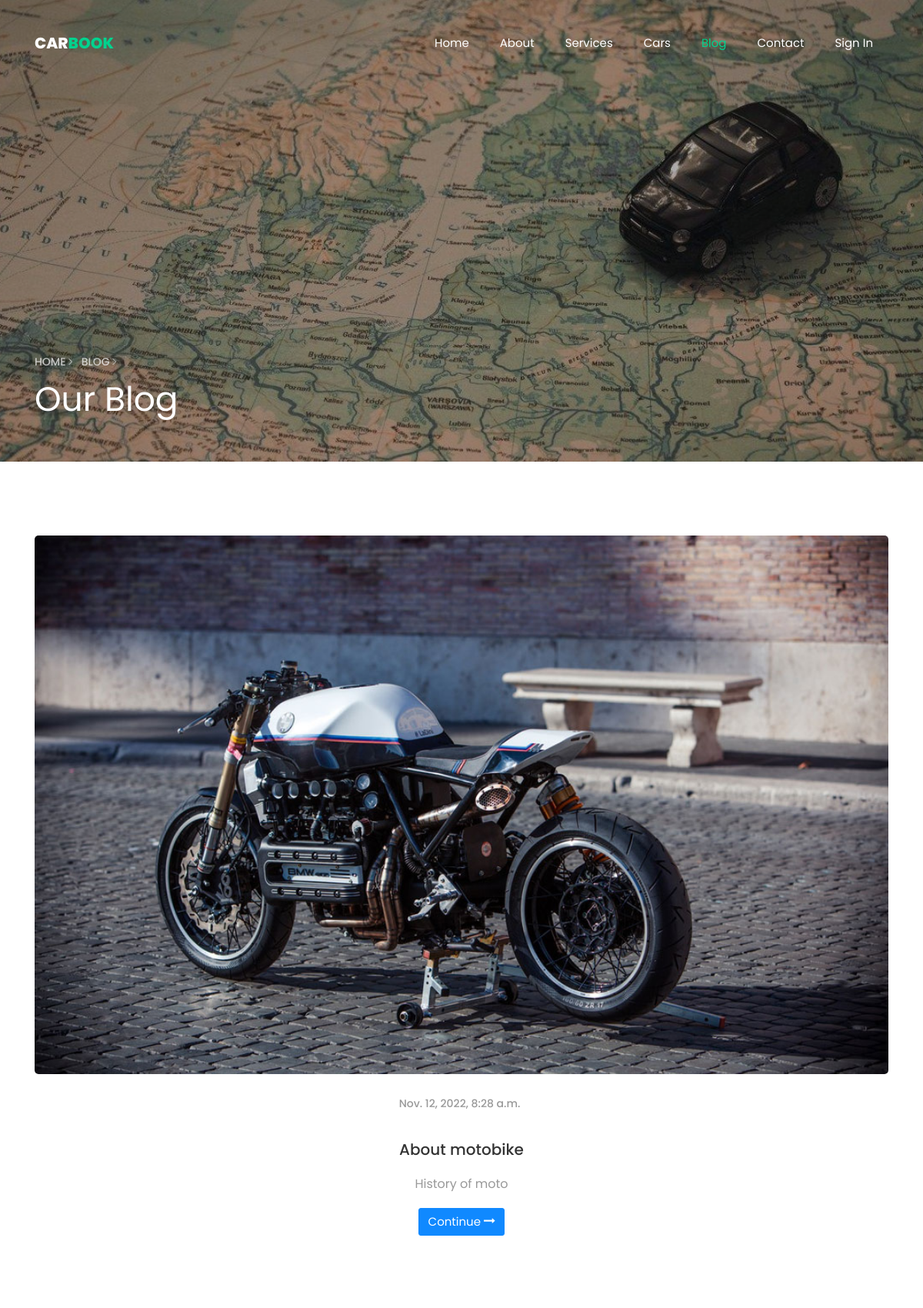
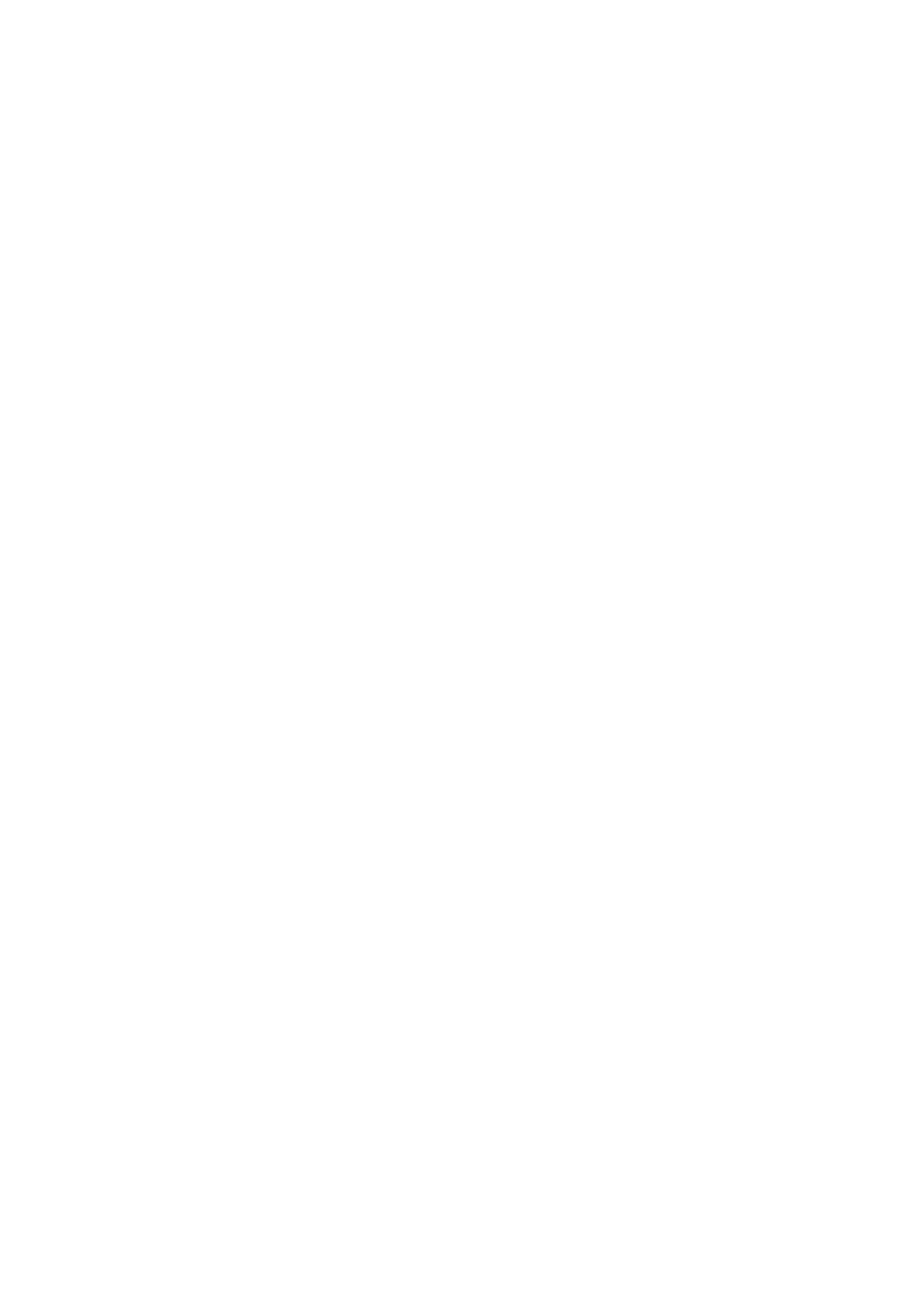
Screenshot of /blog/ (upper part) with the database file from the repository (2 pictures, top to bottom).
### blog/models.py (models this page shows, shortened)
class Post(models.Model):
    title = models.CharField(
        max_length=48,
        verbose_name='title'
    )
    subtitle = models.CharField(
        max_length=48,
        verbose_name='subtitle'
    )
    image = models.ImageField(
        upload_to='posts/',
        verbose_name='image'
    )
    text = models.TextField(
        verbose_name='text'
    )
    is_published = models.BooleanField(
        default=True,
        verbose_name='is published'
    )
    date_published = models.DateTimeField(
        default=now,
        verbose_name='date published'
    )
    slug = models.SlugField(
        unique=True,
        verbose_name='URL'
    )
    author_name = models.CharField(
        max_length=96,
        verbose_name='author name',
        default='No information'
    )
    author_about = models.TextField(
        verbose_name='about author',
        default='No information'
    )
    author_image = models.ImageField(
        upload_to='posts/',
        verbose_name='author image',
        null=True
    )
    class Meta:
        db_table = 'blog_posts'
        verbose_name = 'post'
        verbose_name_plural = 'posts'
        ordering = ('date_published',)

### blog/views.py (the view)
# urls.py: path('blog/', PostListView.as_view(), name='blog'),
class PostListView(ContextMixin, ListView):
    model = Post
    template_name = 'blog/blog.html'
    context_object_name = 'posts'
    def get_queryset(self):
        return Post.objects.filter(is_published=True).order_by('date_published')
    def get_context_data(self, *, object_list=None, **kwargs):
        context = super(PostListView, self).get_context_data()
        context.update(self.context)
        context['user'] = self.request.user
        return context

### blog/templates/blog/blog.html (shortened to what this page needs)
{% extends "blog/base.html" %}
{% load static %}
{% block active %}
<div class="collapse navbar-collapse" id="ftco-nav">
    <ul class="navbar-nav ml-auto">
        <li class="nav-item"><a href="{% url 'main' %}" class="nav-link">Home</a></li>
        <li class="nav-item"><a href="{% url 'about' %}" class="nav-link">About</a></li>
        <li class="nav-item"><a href="{% url 'services' %}" class="nav-link">Services</a></li>
        <li class="nav-item"><a href="{% url 'cars' %}" class="nav-link">Cars</a></li>
        <li class="nav-item active"><a href="{% url 'blog' %}" class="nav-link">Blog</a></li>
        <li class="nav-item"><a href="{% url 'contact' %}" class="nav-link">Contact</a></li>
        {% if user.is_authenticated%}
        <li class="nav-item"><a href="{% url 'logout' %}" class="nav-link">Logout</a></li>
        {% else %}
        <li class="nav-item"><a href="{% url 'signin' %}" class="nav-link">Sign In</a></li>
        {% endif %}
    </ul>
</div>
{% endblock %}
{% block content %}
<section class="hero-wrap hero-wrap-2 js-fullheight"
         style="background-image: url('{% static 'images/blog_image_3.jpg' %}');"
         data-stellar-background-ratio="0.5">
    <div class="overlay"></div>
    <div class="container">
        <div class="row no-gutters slider-text js-fullheight align-items-end justify-content-start">
            <div class="col-md-9 ftco-animate pb-5">
                <p class="breadcrumbs"><span class="mr-2"><a href="{% url 'main' %}">Home <i
                        class="ion-ios-arrow-forward"></i></a></span> <span>Blog <i
                        class="ion-ios-arrow-forward"></i></span></p>
                <h1 class="mb-3 bread">Our Blog</h1>
            </div>
        </div>
    </div>
</section>
<section class="ftco-section">
    <div class="container">
        <div class="row d-flex justify-content-center">
            {% for post in posts %}
            <div class="col-md-12 text-center d-flex ftco-animate">
                <div class="blog-entry justify-content-end mb-md-5">
                    <a class="block-20 img" style="background-image: url('{{ post.image.url }}')"></a>
                    <div class="text px-md-5 pt-4">
                        <div class="meta mb-3">
                            <div><p>{{ post.date_published }}</p></div>
                        </div>
                        <h3 class="heading mt-2">{{ post.title }}</h3>
                        <p>{{ post.subtitle }}</p>
                        <p><a href="{{ post.slug }}" class="btn btn-primary">Continue <span
                                class="icon-long-arrow-right"></span></a></p>
                    </div>
                </div>
            </div>
            {% endfor %}
        </div>
    </div>
</section>
{% endblock %}

### static/css/icomoon.css (style rules this page uses)
[class^="icon-"], [class*=" icon-"] { font-family: 'icomoon' !important; speak: none; font-style: normal; font-weight: normal; font-variant: normal; text-transform: none; line-height: 1; -webkit-font-smoothing: antialiased; -moz-osx-font-smoothing: grayscale; }
.icon-long-arrow-right:before { content: "\f178"; }

### rows the page displays
Post: image (picture), date_published "Nov. 12, 2022, 8:28 a.m.", title "About motobike", subtitle "History of moto"

### other values shown
{{ site_title.0 }} "CAR"
{{ site_title.1 }} "BOOK"
